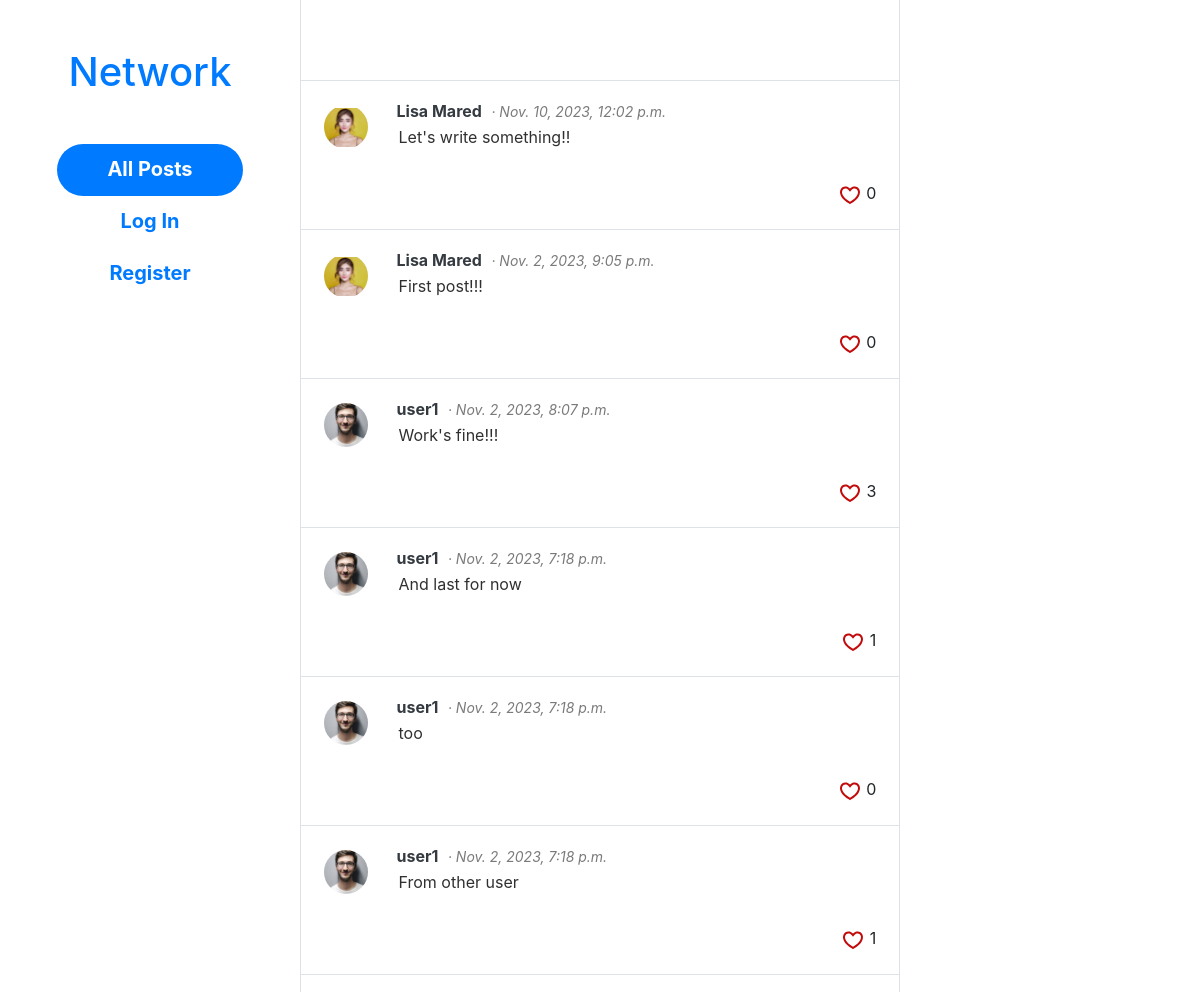
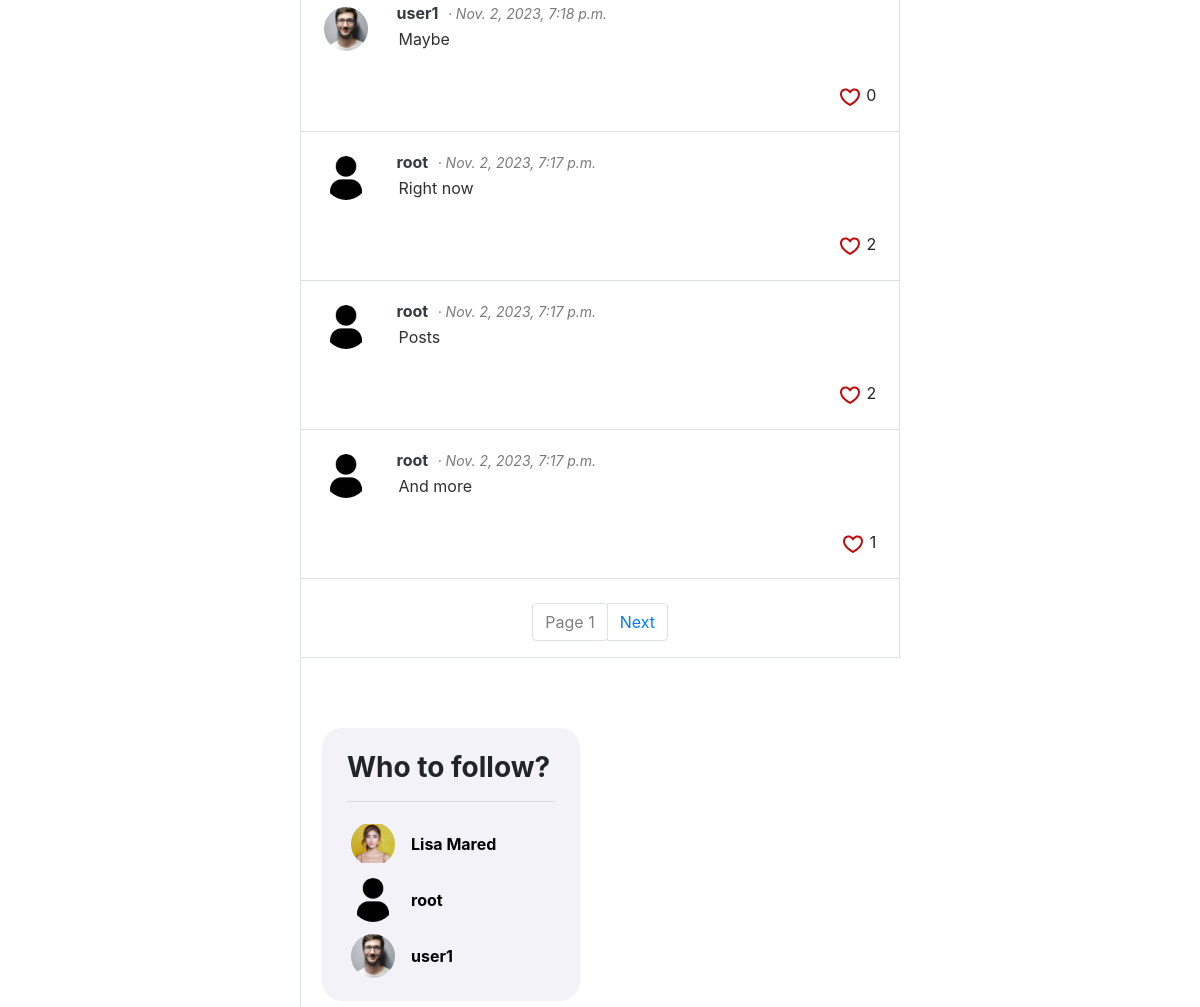
The page / on the database its author committed (2 pictures, top to bottom).
### network/models.py (models this page shows, shortened)
class Post(models.Model):
    author = models.ForeignKey(User, on_delete=models.CASCADE, related_name="posts")
    content = models.CharField(max_length=2048)
    likes = models.ManyToManyField(User, blank=True, related_name="liked")
    created_at = models.DateTimeField(auto_now_add=True)

class User(AbstractUser):
    avatar = models.ImageField(upload_to='profile_pictures', null=True, blank=True)
    followed = models.ManyToManyField('self', symmetrical=False, blank=True, related_name='followers')

### network/views.py (the view)
# urls.py: path("", views.index, name="index"),
def index(request):
    paginator = Paginator(Post.objects.order_by('-created_at'), 10)
    page_number = request.GET.get('page')
    if not page_number:
        page_number = 1
    if request.user.is_authenticated:
        to_follow = User.objects.exclude(id__in=request.user.followed.all().values_list('id')).exclude(id=request.user.id).annotate(followers_count=Count('followers')).order_by('-followers_count')[:5]
    else:
        to_follow = User.objects.annotate(followers_count=Count('followers')).order_by('-followers_count')[:5]
    return render(request, "network/posts.html", {
        "posts": paginator.get_page(page_number),
        "to_follow": to_follow
    })

### network/templates/network/posts.html (shortened to what this page needs)
{% extends "network/index.html" %}
{% load static %}
{% block body2 %}
<div class="divs-2 ">
</div>
<div id="posts-container">
    {% for post in posts %}
        <div class="row p-2 pt-4 border-top border-bottom post-container">
            <div class="col-1">
                <a href="{% url 'profile' post.author.id %}">
                    {% if post.author.avatar %}
                        <div class="avatar" style="background-image: url('{{ post.author.avatar.url }}');"></div>
                    {% else %}
                        <div class="avatar" style="background-image: url('{% static 'network/default-avatar.png' %}');"></div>
                    {% endif %}
                </a>
            </div>
            <div class="col-11">
                <div class="ml-4 post-content-container">
                    <a class="text-dark" href="{% url 'profile' post.author.id %}"><strong>{{ post.author.username }}</strong></a>
                    <i class="timestamp">· {{ post.created_at }}</i>
                    <br>
                    <textarea class="bg-transparent post-content" type="text" disabled>{{ post.content }}</textarea>
                    <div class="like-container">
                        {% if user in post.likes.all %}
                            <svg style="display: inline-block;" class="like" data-post="{{ post.id }}" data-like="true"><g color="#c20b0b"><path fill="currentcolor" d="M20.884 13.19c-1.351 2.48-4.001 5.12-8.379 7.67l-.503.3-.504-.3c-4.379-2.55-7.029-5.19-8.382-7.67-1.36-2.5-1.41-4.86-.514-6.67.887-1.79 2.647-2.91 4.601-3.01 1.651-.09 3.368.56 4.798 2.01 1.429-1.45 3.146-2.1 4.796-2.01 1.954.1 3.714 1.22 4.601 3.01.896 1.81.846 4.17-.514 6.67z"></path></g></svg>
                            <svg style="display: none;" class="like " data-post="{{ post.id }}" data-like="false"><g color="#c20b0b"><path fill="currentcolor" d="M16.697 5.5c-1.222-.06-2.679.51-3.89 2.16l-.805 1.09-.806-1.09C9.984 6.01 8.526 5.44 7.304 5.5c-1.243.07-2.349.78-2.91 1.91-.552 1.12-.633 2.78.479 4.82 1.074 1.97 3.257 4.27 7.129 6.61 3.87-2.34 6.052-4.64 7.126-6.61 1.111-2.04 1.03-3.7.477-4.82-.561-1.13-1.666-1.84-2.908-1.91zm4.187 7.69c-1.351 2.48-4.001 5.12-8.379 7.67l-.503.3-.504-.3c-4.379-2.55-7.029-5.19-8.382-7.67-1.36-2.5-1.41-4.86-.514-6.67.887-1.79 2.647-2.91 4.601-3.01 1.651-.09 3.368.56 4.798 2.01 1.429-1.45 3.146-2.1 4.796-2.01 1.954.1 3.714 1.22 4.601 3.01.896 1.81.846 4.17-.514 6.67z"></path></g></svg>
                        {% else %}
                            <svg style="display: inline-block;" class="like " data-post="{{ post.id }}" data-like="false"><g color="#c20b0b"><path fill="currentcolor" d="M16.697 5.5c-1.222-.06-2.679.51-3.89 2.16l-.805 1.09-.806-1.09C9.984 6.01 8.526 5.44 7.304 5.5c-1.243.07-2.349.78-2.91 1.91-.552 1.12-.633 2.78.479 4.82 1.074 1.97 3.257 4.27 7.129 6.61 3.87-2.34 6.052-4.64 7.126-6.61 1.111-2.04 1.03-3.7.477-4.82-.561-1.13-1.666-1.84-2.908-1.91zm4.187 7.69c-1.351 2.48-4.001 5.12-8.379 7.67l-.503.3-.504-.3c-4.379-2.55-7.029-5.19-8.382-7.67-1.36-2.5-1.41-4.86-.514-6.67.887-1.79 2.647-2.91 4.601-3.01 1.651-.09 3.368.56 4.798 2.01 1.429-1.45 3.146-2.1 4.796-2.01 1.954.1 3.714 1.22 4.601 3.01.896 1.81.846 4.17-.514 6.67z"></path></g></svg>
                        {% endif %}
                        <p class="likes-count likes-count-{{ post.id }}">{{ post.likes.count }}</p>
                    </div>
                </div>
            </div>
        </div>
    {% endfor %}
    <div class="d-flex justify-content-center mt-4">
        <ul class="pagination">
            <span class="current">
                <li class="page-item"><a class="page-link disabled">Page {{ posts.number }}</a></li>
            </span>
            {% if posts.has_next %}
                <li class="page-item"><a class="page-link" href="?page={{ posts.next_page_number }}">Next</a></li>
            {% endif %}
        </ul>
    </div>
</div>
{% endblock %}

### network/templates/network/index.html (shortened to what this page needs)
{% extends "network/layout.html" %}
{% load static %}
{% block body %}
<div class="row body-1-container bg-white">
    <div class="col-8 border-right border-bottom body-2-container">
        {% block body2 %}
        {% endblock %}
    </div>
    <div class="col-4 right-bar-container">
        <div class="right-panel">
            <h3><strong>Who to follow?</strong></h3>
            <hr>
            {% for user in to_follow %}
                <a href="{% url 'profile' user.id %}">
                    <div class="m-1 mb-2 avatar" style="background-image:
                        {% if user.avatar %}
                            url('{{ user.avatar.url }}');
                        {% else %}
                            url('{% static 'network/default-avatar.png' %}');
                        {% endif %}
                        ">
                        <div class="username-to-follow-container align-middle">
                            <b>{{ user.username }}</b>
                        </div>
                    </div>
                </a>
                <br>
            {% endfor %}
        </div>
    </div>
</div>
{% endblock %}

### network/static/network/styles.css (style rules this page uses)
.divs-2 { margin-top: 30px; margin-inline: -15px; padding-top: 40px; padding-inline: 25px; padding-bottom: 10px; border-bottom: 1px solid #dee2e6!important; }
.avatar { display: inline-block; width: 44px; height: 44px; border-radius: 50%; background-repeat: no-repeat; background-position: center; background-size: 44px; }
.post-content { resize: none; min-height: 0px; color: rgb(48, 48, 48); border: none; border-radius: 5px; width: 100%; }
.post-container { border-top: 0 solid #dee2e6!important; margin: 0px; }
#posts-container { margin-inline: -15px; width: calc(100% + 30px); }
.post-content-container { margin-top: -6px; }
.body-1-container { min-width: 300px; }
.body-2-container { min-width: 300px; }
.right-bar-container { min-width: 300px; }
.timestamp { display: inline-block; color: rgb(122, 122, 122); font-size: 14px; margin-left: 5px; }
.like { display: inline-block; height: 24px; width: 24px; }
.likes-count { display: inline-block; }
.like-container { float: right; }
a.disabled { color: gray; pointer-events: none; }
.right-panel { background-color: rgb(242, 242, 248); margin: 6px; margin-top: 70px; padding: 25px; padding-top: 23px; padding-bottom: 15px; border-radius: 20px; }
.username-to-follow-container { display: inline-block; vertical-align: middle; margin-left: 60px; line-height: 44px; color: black; min-width: 150px; }

### rows shown on the page
Post: author.avatar (picture), author.username "Lisa Mared", created_at "Nov. 10, 2023, 12:02 p.m.", content "Let's write something!!", likes.count "0"
Post: author.avatar (picture), author.username "Lisa Mared", created_at "Nov. 2, 2023, 9:05 p.m.", content "First post!!!", likes.count "0"
Post: author.avatar (picture), author.username "user1", created_at "Nov. 2, 2023, 8:07 p.m.", content "Work's fine!!!", likes.count "3"
Post: author.avatar (picture), author.username "user1", created_at "Nov. 2, 2023, 7:18 p.m.", content "And last for now", likes.count "1"
Post: author.avatar (picture), author.username "user1", created_at "Nov. 2, 2023, 7:18 p.m.", content "too", likes.count "0"
Post: author.avatar (picture), author.username "user1", created_at "Nov. 2, 2023, 7:18 p.m.", content "From other user", likes.count "1"
Post: author.avatar (picture), author.username "user1", created_at "Nov. 2, 2023, 7:18 p.m.", content "Maybe", likes.count "0"
Post: author.username "root", created_at "Nov. 2, 2023, 7:17 p.m.", content "Right now", likes.count "2"
Post: author.username "root", created_at "Nov. 2, 2023, 7:17 p.m.", content "Posts", likes.count "2"
Post: author.username "root", created_at "Nov. 2, 2023, 7:17 p.m.", content "And more", likes.count "1"
User: avatar (picture), username "Lisa Mared"
User: username "root"
User: avatar (picture), username "user1"

### other values the page prints
{{ posts.number }} "1"
